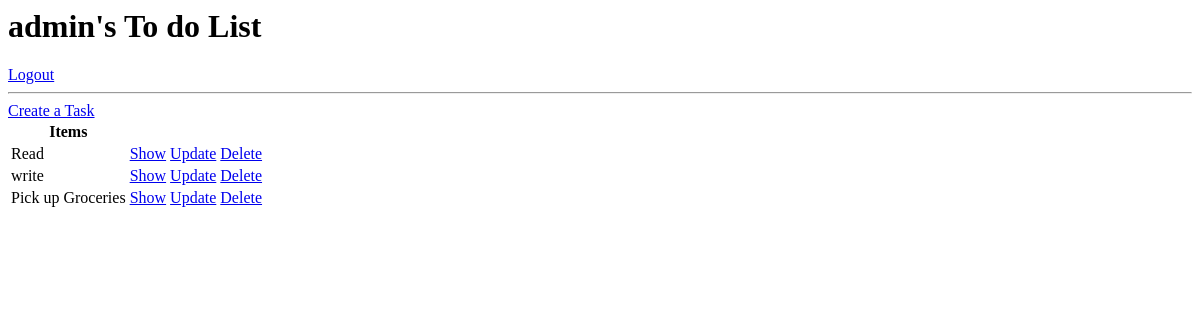
Page /task/ (signed in) on the earlier database version.
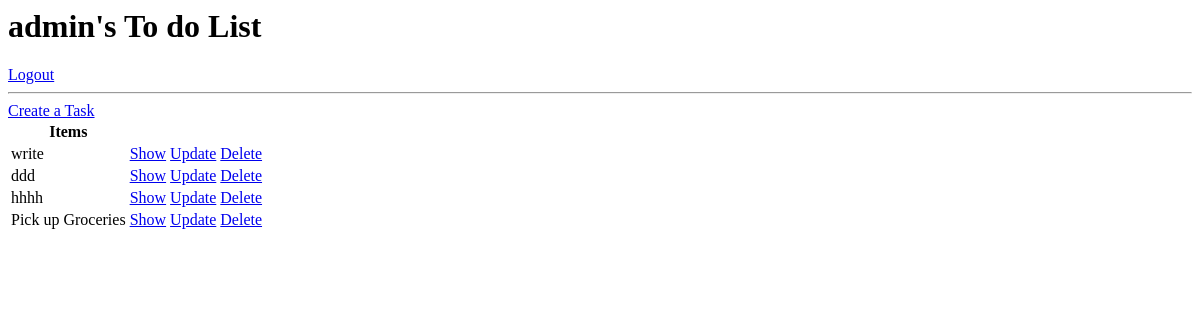
Same page on the later database version.
### main/models.py (models this page shows, shortened)
class TodoTask(models.Model):
    user = models.ForeignKey(User, on_delete=models.CASCADE,null = True, blank = True)
    title = models.CharField(max_length = 200,null = True,blank=True)
    description = models.TextField(null=True,blank=True)
    taskComplete = models.BooleanField(default=False)
    created = models.DateTimeField(auto_now_add=True)
    class Meta:
        ordering = ['taskComplete']

### main/views.py (the view)
class TodoList(LoginRequiredMixin,ListView):
    model = TodoTask
    context_object_name = 'TodoList'
    def get_context_data(self,**kwargs):
        context = super().get_context_data(**kwargs)
        context['TodoList'] = context['TodoList'].filter(user = self.request.user)
        return context

### main/templates/main/todotask_list.html
{% if request.user.is_authenticated %}
<h1>{{request.user}}'s To do List</h1>
<a href="{% url 'logout' %}">Logout</a>
{% endif %}
<hr>
<a href="{% url 'createTask' %}">Create a Task</a>
<table>
    <tr>
        <th>Items</th>
    </tr>
    {% for task in TodoList %}
    <tr>
        <td>{{task.title}}</td>
        <td><a href="{% url 'detail' task.id %}">Show</a></td>
        <td><a href="{% url 'updateTask' task.id %}">Update</a></td>
        <td><a href="{% url 'deleteTask' task.id %}">Delete</a></td>
    </tr>
    {% empty %}
        <h3>No to do list items</h3>
    {% endfor%}
</table>

Differences in the rows shown:
no longer on this page (row edited): TodoTask: title "Read"
added TodoTask: title "ddd"
added TodoTask: title "hhhh"
